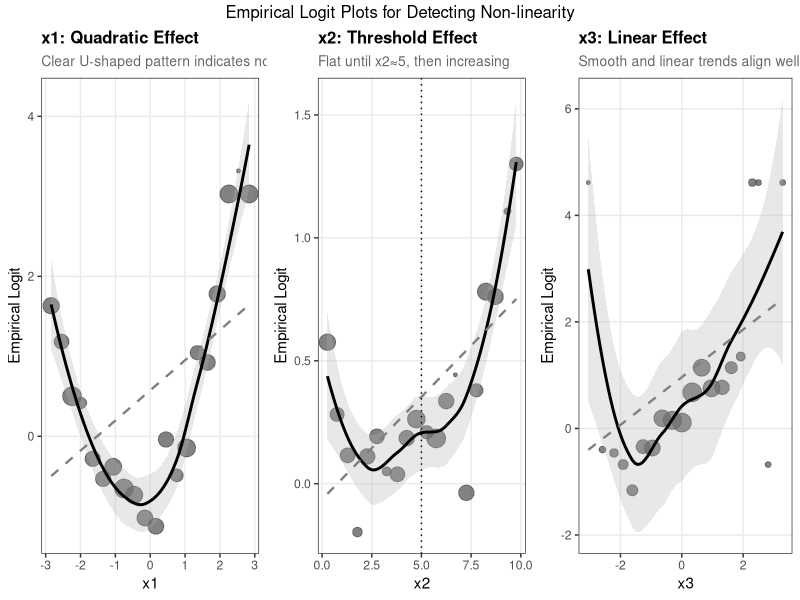
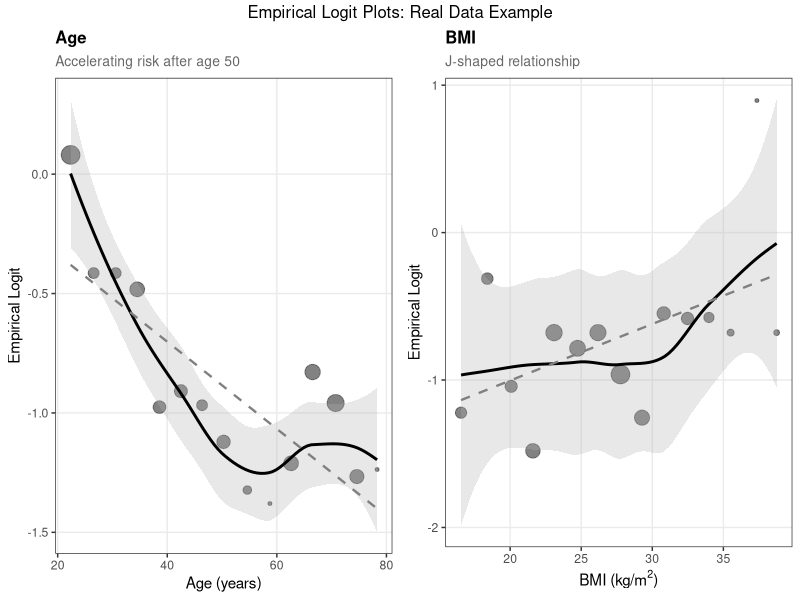
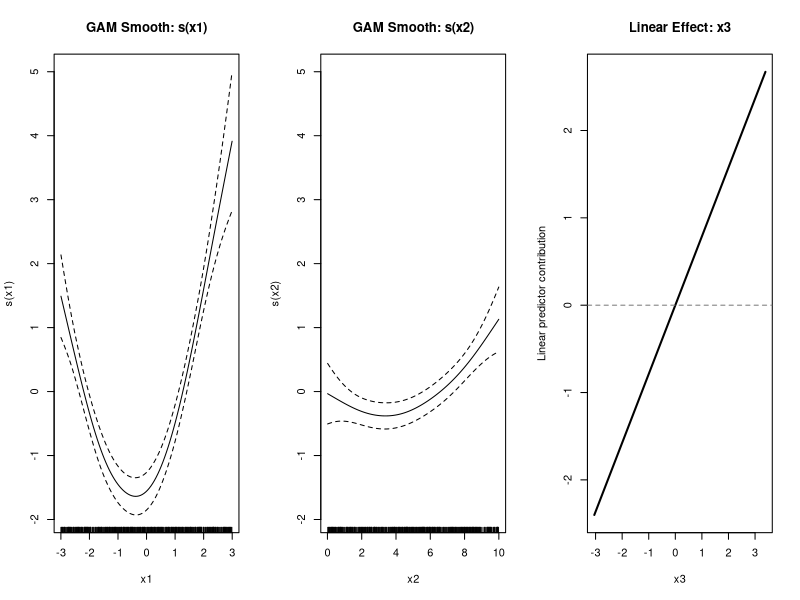
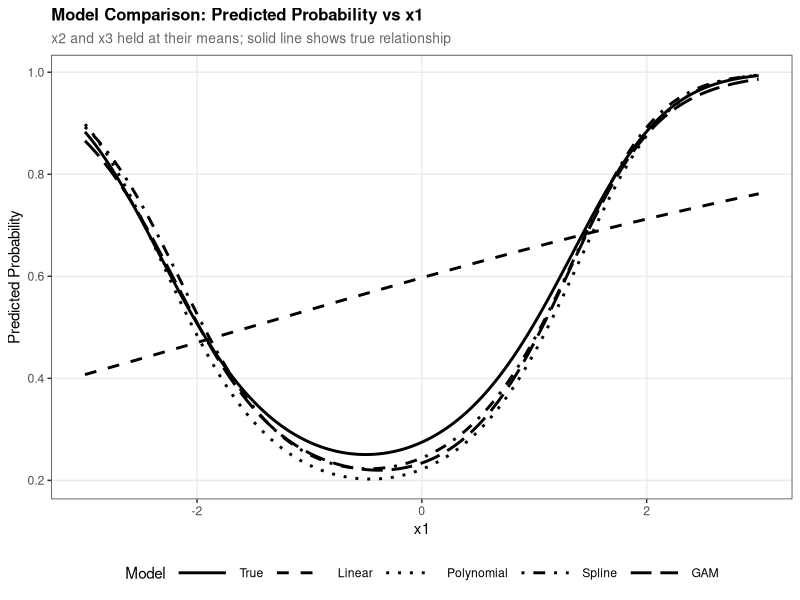
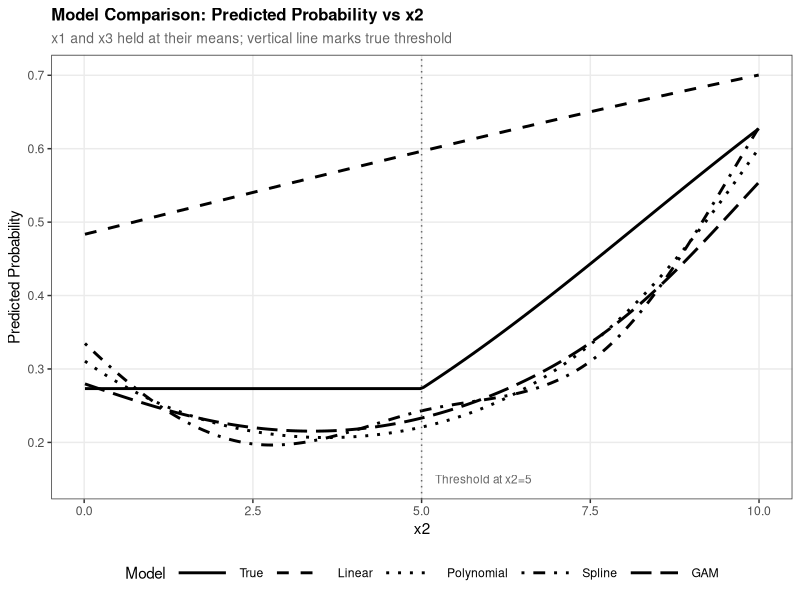
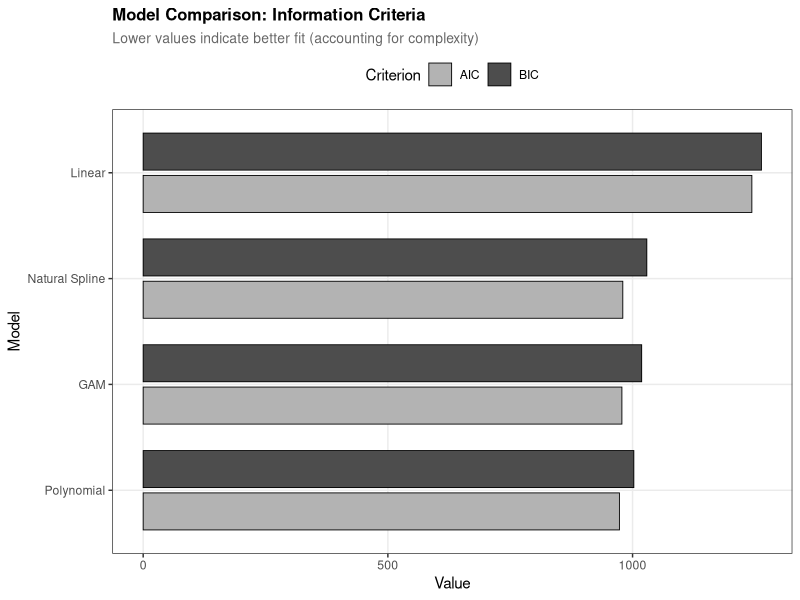
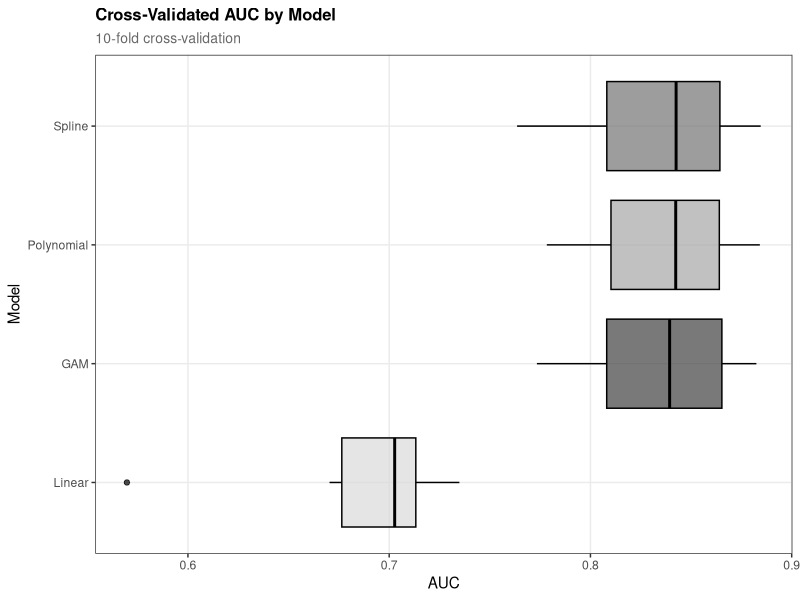
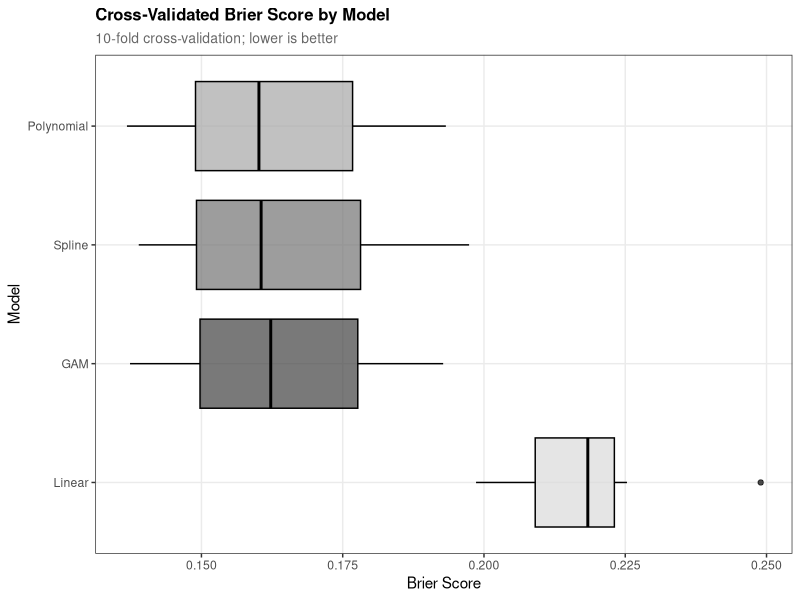

Generate these figures, in order, with R:
# ============================================================================
# Chapter 7: Non-linearity in Predictors
# R Code for Figures and Analysis
#
# This script generates all figures and outputs for Chapter 7
# Required packages: tidyverse, splines, mgcv, pROC, ggplot2, gridExtra
# ============================================================================
# Load required packages
library(tidyverse)
library(splines)
library(mgcv)
library(pROC)
library(ggplot2)
library(gridExtra)
# Set seed for reproducibility
set.seed(123)
# Create output directories if they don't exist
if (!dir.exists("figures")) dir.create("figures")
if (!dir.exists("output")) dir.create("output")
# Set ggplot B&W theme for consistency
theme_set(theme_bw(base_size = 11) +
            theme(
              panel.grid.minor = element_blank(),
              plot.title = element_text(face = "bold", size = 12),
              plot.subtitle = element_text(size = 10, color = "grey40"),
              legend.position = "right",
              strip.background = element_rect(fill = "grey95"),
              strip.text = element_text(face = "bold")
            ))
cat("\n=======================================================\n")
cat("CHAPTER 7: NON-LINEARITY IN PREDICTORS\n")
cat("=======================================================\n\n")
# ============================================================================
# Section 7.2: Simulated Data with Non-linear Effects
# ============================================================================
cat("Creating simulated data with non-linear effects...\n")
n <- 1000
# Generate predictors
x1 <- runif(n, -3, 3)       # Will have quadratic effect
x2 <- runif(n, 0, 10)       # Will have threshold effect
x3 <- rnorm(n)              # Will have linear effect
# Create non-linear relationships:
# x1: quadratic (U-shaped)
# x2: threshold effect (flat until x2=5, then linear increase)
# x3: simple linear
linear_pred <- -1 + 0.5 * x1 + 0.5 * x1^2 + 0.3 * pmax(0, x2 - 5) + 0.7 * x3
prob <- plogis(linear_pred)
y <- rbinom(n, 1, prob)
# Create data frame
nonlin_data <- data.frame(y = y, x1 = x1, x2 = x2, x3 = x3)
# Save data summary
sink("output/data_summary.txt")
cat("=== Simulated Data Summary ===\n\n")
cat("Sample size:", n, "\n")
cat("Event rate:", round(mean(y), 3), "\n\n")
cat("True model:\n")
cat("  logit(p) = -1 + 0.5*x1 + 0.5*x1^2 + 0.3*max(0, x2-5) + 0.7*x3\n\n")
cat("Non-linear effects:\n")
cat("  x1: Quadratic (U-shaped) relationship\n")
cat("  x2: Threshold effect (flat until x2=5, then linear)\n")
cat("  x3: Linear relationship\n\n")
cat("Predictor ranges:\n")
cat("  x1:", round(min(x1), 2), "to", round(max(x1), 2), "\n")
cat("  x2:", round(min(x2), 2), "to", round(max(x2), 2), "\n")
cat("  x3:", round(min(x3), 2), "to", round(max(x3), 2), "\n")
sink()
# ============================================================================
# Section 7.3: Fit Linear Model (Misspecified)
# ============================================================================
cat("Fitting misspecified linear model...\n")
linear_model <- glm(y ~ x1 + x2 + x3,
                    family = binomial(link = "logit"),
                    data = nonlin_data)
sink("output/linear_model.txt")
cat("=== Misspecified Linear Model ===\n\n")
print(summary(linear_model))
cat("\nAIC:", round(AIC(linear_model), 2), "\n")
sink()
# ============================================================================
# Section 7.4: Detecting Non-linearity - Empirical Logit Plots
# ============================================================================
cat("Creating empirical logit plots...\n")
# Function to create empirical logit data
create_empirical_logit <- function(data, x_var, y_var, n_bins = 20) {
  data$bin <- cut(data[[x_var]], breaks = n_bins)
  bin_summary <- data %>%
    group_by(bin) %>%
    summarise(
      x_mean = mean(.data[[x_var]]),
      p = mean(.data[[y_var]]),
      n = n(),
      .groups = "drop"
    ) %>%
    mutate(
      empirical_logit = log((p + 0.01) / (1.01 - p))
    ) %>%
    filter(!is.na(bin))
  return(bin_summary)
}
# Create empirical logit data for each predictor
emp_logit_x1 <- create_empirical_logit(nonlin_data, "x1", "y", n_bins = 20)
emp_logit_x2 <- create_empirical_logit(nonlin_data, "x2", "y", n_bins = 20)
emp_logit_x3 <- create_empirical_logit(nonlin_data, "x3", "y", n_bins = 20)
# Figure 7.1: Empirical logit plots
p1 <- ggplot(emp_logit_x1, aes(x = x_mean, y = empirical_logit)) +
  geom_point(aes(size = n), colour = "grey30", alpha = 0.7) +
  geom_smooth(method = "loess", se = TRUE, colour = "black", fill = "grey70",
              alpha = 0.3, linewidth = 1) +
  geom_smooth(method = "lm", se = FALSE, colour = "grey50", linetype = "dashed",
              linewidth = 0.8) +
  labs(title = "x1: Quadratic Effect",
       subtitle = "Clear U-shaped pattern indicates non-linearity",
       x = "x1", y = "Empirical Logit") +
  theme(legend.position = "none")
p2 <- ggplot(emp_logit_x2, aes(x = x_mean, y = empirical_logit)) +
  geom_point(aes(size = n), colour = "grey30", alpha = 0.7) +
  geom_smooth(method = "loess", se = TRUE, colour = "black", fill = "grey70",
              alpha = 0.3, linewidth = 1) +
  geom_smooth(method = "lm", se = FALSE, colour = "grey50", linetype = "dashed",
              linewidth = 0.8) +
  geom_vline(xintercept = 5, linetype = "dotted", colour = "black") +
  labs(title = "x2: Threshold Effect",
       subtitle = "Flat until x2\u22485, then increasing",
       x = "x2", y = "Empirical Logit") +
  theme(legend.position = "none")
p3 <- ggplot(emp_logit_x3, aes(x = x_mean, y = empirical_logit)) +
  geom_point(aes(size = n), colour = "grey30", alpha = 0.7) +
  geom_smooth(method = "loess", se = TRUE, colour = "black", fill = "grey70",
              alpha = 0.3, linewidth = 1) +
  geom_smooth(method = "lm", se = FALSE, colour = "grey50", linetype = "dashed",
              linewidth = 0.8) +
  labs(title = "x3: Linear Effect",
       subtitle = "Smooth and linear trends align well",
       x = "x3", y = "Empirical Logit") +
  theme(legend.position = "none")
fig7_1 <- grid.arrange(p1, p2, p3, ncol = 3,
                       top = "Empirical Logit Plots for Detecting Non-linearity")
ggsave("figures/fig7_1_empirical_logit.jpeg", fig7_1, width = 12, height = 4,
       dpi = 300, device = "jpeg")
cat("Saved: figures/fig7_1_empirical_logit.jpeg\n")
# ============================================================================
# Section 7.5: Statistical Tests for Non-linearity
# ============================================================================
cat("Testing for non-linearity...\n")
# Fit model with quadratic terms
quad_model <- glm(y ~ x1 + I(x1^2) + x2 + I(x2^2) + x3 + I(x3^2),
                  family = binomial(link = "logit"),
                  data = nonlin_data)
# Likelihood ratio test
lrt <- anova(linear_model, quad_model, test = "Chisq")
sink("output/nonlinearity_tests.txt")
cat("=== Statistical Tests for Non-linearity ===\n\n")
cat("--- Quadratic Model ---\n")
print(summary(quad_model))
cat("\n\n--- Likelihood Ratio Test: Linear vs Quadratic ---\n")
print(lrt)
cat("\n\nIndividual quadratic term significance:\n")
quad_coef <- summary(quad_model)$coefficients
cat("  x1^2: p =", format(quad_coef["I(x1^2)", "Pr(>|z|)"], digits = 4),
    ifelse(quad_coef["I(x1^2)", "Pr(>|z|)"] < 0.05, "(significant)", "(not significant)"), "\n")
cat("  x2^2: p =", format(quad_coef["I(x2^2)", "Pr(>|z|)"], digits = 4),
    ifelse(quad_coef["I(x2^2)", "Pr(>|z|)"] < 0.05, "(significant)", "(not significant)"), "\n")
cat("  x3^2: p =", format(quad_coef["I(x3^2)", "Pr(>|z|)"], digits = 4),
    ifelse(quad_coef["I(x3^2)", "Pr(>|z|)"] < 0.05, "(significant)", "(not significant)"), "\n")
sink()
# ============================================================================
# Section 7.6: Modeling Non-linearity - Polynomial Terms
# ============================================================================
cat("Fitting polynomial models...\n")
# Polynomial model (degree 2)
poly_model <- glm(y ~ poly(x1, 2, raw = TRUE) + poly(x2, 2, raw = TRUE) + x3,
                  family = binomial(link = "logit"),
                  data = nonlin_data)
sink("output/polynomial_model.txt")
cat("=== Polynomial Model (Degree 2) ===\n\n")
print(summary(poly_model))
cat("\nAIC:", round(AIC(poly_model), 2), "\n")
cat("AIC improvement over linear:", round(AIC(linear_model) - AIC(poly_model), 2), "\n")
sink()
# ============================================================================
# Section 7.7: Modeling Non-linearity - Splines
# ============================================================================
cat("Fitting spline models...\n")
# Natural splines
ns_model <- glm(y ~ ns(x1, df = 4) + ns(x2, df = 4) + x3,
                family = binomial(link = "logit"),
                data = nonlin_data)
sink("output/spline_model.txt")
cat("=== Natural Spline Model (df = 4) ===\n\n")
print(summary(ns_model))
cat("\nAIC:", round(AIC(ns_model), 2), "\n")
cat("AIC improvement over linear:", round(AIC(linear_model) - AIC(ns_model), 2), "\n")
sink()
# ============================================================================
# Section 7.8: Modeling Non-linearity - GAMs
# ============================================================================
cat("Fitting GAM model...\n")
# GAM model
gam_model <- gam(y ~ s(x1) + s(x2) + x3,
                 family = binomial(link = "logit"),
                 data = nonlin_data)
sink("output/gam_model.txt")
cat("=== Generalized Additive Model ===\n\n")
print(summary(gam_model))
cat("\nAIC:", round(AIC(gam_model), 2), "\n")
cat("AIC improvement over linear:", round(AIC(linear_model) - AIC(gam_model), 2), "\n")
cat("\nEffective degrees of freedom:\n")
cat("  s(x1):", round(sum(gam_model$edf[1]), 2), "\n")
cat("  s(x2):", round(sum(gam_model$edf[2]), 2), "\n")
sink()
# Figure 7.2: GAM smooth functions
jpeg("figures/fig7_2_gam_smooths.jpeg", width = 12, height = 4, units = "in", res = 300)
par(mfrow = c(1, 3))
plot(gam_model, shade = TRUE, shade.col = "grey80",
     select = 1, main = "GAM Smooth: s(x1)", ylab = "s(x1)")
plot(gam_model, shade = TRUE, shade.col = "grey80",
     select = 2, main = "GAM Smooth: s(x2)", ylab = "s(x2)")
# For x3 (linear), create a simple plot
x3_range <- seq(min(nonlin_data$x3), max(nonlin_data$x3), length.out = 100)
x3_effect <- coef(gam_model)["x3"] * x3_range
plot(x3_range, x3_effect, type = "l", lwd = 2, col = "black",
     main = "Linear Effect: x3", xlab = "x3", ylab = "Linear predictor contribution")
abline(h = 0, lty = 2, col = "grey50")
par(mfrow = c(1, 1))
dev.off()
cat("Saved: figures/fig7_2_gam_smooths.jpeg\n")
# ============================================================================
# Section 7.9: Model Comparison - Predicted Curves
# ============================================================================
cat("Creating model comparison plots...\n")
# Create prediction data for x1 (varying x1, holding x2 and x3 at means)
new_data_x1 <- data.frame(
  x1 = seq(min(nonlin_data$x1), max(nonlin_data$x1), length.out = 200),
  x2 = mean(nonlin_data$x2),
  x3 = mean(nonlin_data$x3)
)
# Get predictions from each model
new_data_x1$Linear <- predict(linear_model, newdata = new_data_x1, type = "response")
new_data_x1$Polynomial <- predict(poly_model, newdata = new_data_x1, type = "response")
new_data_x1$Spline <- predict(ns_model, newdata = new_data_x1, type = "response")
new_data_x1$GAM <- predict(gam_model, newdata = new_data_x1, type = "response")
# Calculate true probabilities
new_data_x1$True <- plogis(-1 + 0.5 * new_data_x1$x1 + 0.5 * new_data_x1$x1^2 +
                             0.3 * pmax(0, new_data_x1$x2 - 5) + 0.7 * new_data_x1$x3)
# Reshape for plotting
pred_long_x1 <- new_data_x1 %>%
  pivot_longer(cols = c(Linear, Polynomial, Spline, GAM, True),
               names_to = "Model", values_to = "Probability") %>%
  mutate(Model = factor(Model, levels = c("True", "Linear", "Polynomial", "Spline", "GAM")))
# Figure 7.3: Model comparison for x1
fig7_3 <- ggplot(pred_long_x1, aes(x = x1, y = Probability, linetype = Model)) +
  geom_line(linewidth = 1, colour = "black") +
  scale_linetype_manual(values = c("True" = "solid", "Linear" = "dashed",
                                   "Polynomial" = "dotted", "Spline" = "dotdash",
                                   "GAM" = "longdash")) +
  labs(title = "Model Comparison: Predicted Probability vs x1",
       subtitle = "x2 and x3 held at their means; solid line shows true relationship",
       x = "x1", y = "Predicted Probability") +
  theme(legend.position = "bottom",
        legend.key.width = unit(1.5, "cm"))
ggsave("figures/fig7_3_model_comparison_x1.jpeg", fig7_3, width = 8, height = 5,
       dpi = 300, device = "jpeg")
cat("Saved: figures/fig7_3_model_comparison_x1.jpeg\n")
# Create prediction data for x2 (varying x2, holding x1 and x3 at means)
new_data_x2 <- data.frame(
  x1 = mean(nonlin_data$x1),
  x2 = seq(min(nonlin_data$x2), max(nonlin_data$x2), length.out = 200),
  x3 = mean(nonlin_data$x3)
)
# Get predictions from each model
new_data_x2$Linear <- predict(linear_model, newdata = new_data_x2, type = "response")
new_data_x2$Polynomial <- predict(poly_model, newdata = new_data_x2, type = "response")
new_data_x2$Spline <- predict(ns_model, newdata = new_data_x2, type = "response")
new_data_x2$GAM <- predict(gam_model, newdata = new_data_x2, type = "response")
# Calculate true probabilities
new_data_x2$True <- plogis(-1 + 0.5 * new_data_x2$x1 + 0.5 * new_data_x2$x1^2 +
                             0.3 * pmax(0, new_data_x2$x2 - 5) + 0.7 * new_data_x2$x3)
# Reshape for plotting
pred_long_x2 <- new_data_x2 %>%
  pivot_longer(cols = c(Linear, Polynomial, Spline, GAM, True),
               names_to = "Model", values_to = "Probability") %>%
  mutate(Model = factor(Model, levels = c("True", "Linear", "Polynomial", "Spline", "GAM")))
# Figure 7.4: Model comparison for x2
fig7_4 <- ggplot(pred_long_x2, aes(x = x2, y = Probability, linetype = Model)) +
  geom_line(linewidth = 1, colour = "black") +
  geom_vline(xintercept = 5, linetype = "dotted", colour = "grey40") +
  scale_linetype_manual(values = c("True" = "solid", "Linear" = "dashed",
                                   "Polynomial" = "dotted", "Spline" = "dotdash",
                                   "GAM" = "longdash")) +
  annotate("text", x = 5.2, y = 0.15, label = "Threshold at x2=5",
           hjust = 0, size = 3, colour = "grey40") +
  labs(title = "Model Comparison: Predicted Probability vs x2",
       subtitle = "x1 and x3 held at their means; vertical line marks true threshold",
       x = "x2", y = "Predicted Probability") +
  theme(legend.position = "bottom",
        legend.key.width = unit(1.5, "cm"))
ggsave("figures/fig7_4_model_comparison_x2.jpeg", fig7_4, width = 8, height = 5,
       dpi = 300, device = "jpeg")
cat("Saved: figures/fig7_4_model_comparison_x2.jpeg\n")
# ============================================================================
# Section 7.10: Model Comparison - Information Criteria
# ============================================================================
cat("Comparing models using information criteria...\n")
# Create model comparison table
model_comparison <- data.frame(
  Model = c("Linear", "Polynomial", "Natural Spline", "GAM"),
  AIC = c(AIC(linear_model), AIC(poly_model), AIC(ns_model), AIC(gam_model)),
  BIC = c(BIC(linear_model), BIC(poly_model), BIC(ns_model), BIC(gam_model)),
  Deviance = c(deviance(linear_model), deviance(poly_model),
               deviance(ns_model), deviance(gam_model)),
  DF = c(linear_model$df.residual, poly_model$df.residual,
         ns_model$df.residual, gam_model$df.residual)
)
model_comparison <- model_comparison %>%
  mutate(
    Delta_AIC = AIC - min(AIC),
    Delta_BIC = BIC - min(BIC)
  ) %>%
  arrange(AIC)
sink("output/model_comparison.txt")
cat("=== Model Comparison: Information Criteria ===\n\n")
print(model_comparison, row.names = FALSE)
cat("\n\nInterpretation:\n")
cat("- Delta_AIC/BIC: Difference from best model (lower is better)\n")
cat("- Delta > 2: Some evidence against model\n")
cat("- Delta > 10: Strong evidence against model\n")
sink()
# Figure 7.5: AIC/BIC comparison
ic_long <- model_comparison %>%
  select(Model, AIC, BIC) %>%
  pivot_longer(cols = c(AIC, BIC), names_to = "Criterion", values_to = "Value")
fig7_5 <- ggplot(ic_long, aes(x = reorder(Model, Value), y = Value, fill = Criterion)) +
  geom_col(position = position_dodge(width = 0.8), width = 0.7,
           colour = "black", linewidth = 0.3) +
  scale_fill_manual(values = c("AIC" = "grey70", "BIC" = "grey30")) +
  coord_flip() +
  labs(title = "Model Comparison: Information Criteria",
       subtitle = "Lower values indicate better fit (accounting for complexity)",
       x = "Model", y = "Value") +
  theme(legend.position = "top")
ggsave("figures/fig7_5_information_criteria.jpeg", fig7_5, width = 8, height = 5,
       dpi = 300, device = "jpeg")
cat("Saved: figures/fig7_5_information_criteria.jpeg\n")
# ============================================================================
# Section 7.11: Cross-Validation Performance
# ============================================================================
cat("Performing cross-validation...\n")
set.seed(456)
k <- 10  # Number of folds
folds <- sample(rep(1:k, length.out = n))
# Storage for results
cv_results <- data.frame(
  Fold = integer(),
  Model = character(),
  AUC = numeric(),
  Brier = numeric()
)
# Cross-validation loop
for (fold in 1:k) {
  train_idx <- which(folds != fold)
  test_idx <- which(folds == fold)
  train_data <- nonlin_data[train_idx, ]
  test_data <- nonlin_data[test_idx, ]
  # Fit models
  cv_linear <- glm(y ~ x1 + x2 + x3, family = binomial, data = train_data)
  cv_poly <- glm(y ~ poly(x1, 2, raw = TRUE) + poly(x2, 2, raw = TRUE) + x3,
                 family = binomial, data = train_data)
  cv_ns <- glm(y ~ ns(x1, df = 4) + ns(x2, df = 4) + x3,
               family = binomial, data = train_data)
  cv_gam <- gam(y ~ s(x1) + s(x2) + x3, family = binomial, data = train_data)
  # Predictions
  pred_linear <- predict(cv_linear, newdata = test_data, type = "response")
  pred_poly <- predict(cv_poly, newdata = test_data, type = "response")
  pred_ns <- predict(cv_ns, newdata = test_data, type = "response")
  pred_gam <- predict(cv_gam, newdata = test_data, type = "response")
  # Calculate metrics
  y_test <- test_data$y
  # AUC
  auc_linear <- as.numeric(auc(roc(y_test, pred_linear, quiet = TRUE)))
  auc_poly <- as.numeric(auc(roc(y_test, pred_poly, quiet = TRUE)))
  auc_ns <- as.numeric(auc(roc(y_test, pred_ns, quiet = TRUE)))
  auc_gam <- as.numeric(auc(roc(y_test, pred_gam, quiet = TRUE)))
  # Brier score
  brier_linear <- mean((pred_linear - y_test)^2)
  brier_poly <- mean((pred_poly - y_test)^2)
  brier_ns <- mean((pred_ns - y_test)^2)
  brier_gam <- mean((pred_gam - y_test)^2)
  # Store results
  cv_results <- rbind(cv_results, data.frame(
    Fold = fold,
    Model = c("Linear", "Polynomial", "Spline", "GAM"),
    AUC = c(auc_linear, auc_poly, auc_ns, auc_gam),
    Brier = c(brier_linear, brier_poly, brier_ns, brier_gam)
  ))
}
# Summarize CV results
cv_summary <- cv_results %>%
  group_by(Model) %>%
  summarise(
    Mean_AUC = mean(AUC),
    SD_AUC = sd(AUC),
    Mean_Brier = mean(Brier),
    SD_Brier = sd(Brier),
    .groups = "drop"
  ) %>%
  arrange(desc(Mean_AUC))
sink("output/cv_results.txt")
cat("=== Cross-Validation Results (", k, "-fold) ===\n\n", sep = "")
cat("Summary:\n")
print(as.data.frame(cv_summary), row.names = FALSE)
cat("\n\nDetailed results by fold:\n")
cv_wide <- cv_results %>%
  pivot_wider(names_from = Model, values_from = c(AUC, Brier))
print(as.data.frame(cv_wide))
sink()
# Figure 7.6: CV AUC boxplot
# Create ordered factor for consistent greyscale assignment
cv_results$Model_ordered <- factor(cv_results$Model,
                                   levels = c("Linear", "Polynomial", "Spline", "GAM"))
fig7_6 <- ggplot(cv_results, aes(x = reorder(Model, AUC, FUN = median), y = AUC,
                                 fill = Model_ordered)) +
  geom_boxplot(alpha = 0.7, colour = "black") +
  scale_fill_manual(values = c("Linear" = "grey85", "Polynomial" = "grey65",
                               "Spline" = "grey45", "GAM" = "grey25")) +
  labs(title = "Cross-Validated AUC by Model",
       subtitle = paste0(k, "-fold cross-validation"),
       x = "Model", y = "AUC") +
  theme(legend.position = "none") +
  coord_flip()
ggsave("figures/fig7_6_cv_auc.jpeg", fig7_6, width = 8, height = 5,
       dpi = 300, device = "jpeg")
cat("Saved: figures/fig7_6_cv_auc.jpeg\n")
# Figure 7.7: CV Brier score boxplot
fig7_7 <- ggplot(cv_results, aes(x = reorder(Model, -Brier, FUN = median), y = Brier,
                                 fill = Model_ordered)) +
  geom_boxplot(alpha = 0.7, colour = "black") +
  scale_fill_manual(values = c("Linear" = "grey85", "Polynomial" = "grey65",
                               "Spline" = "grey45", "GAM" = "grey25")) +
  labs(title = "Cross-Validated Brier Score by Model",
       subtitle = paste0(k, "-fold cross-validation; lower is better"),
       x = "Model", y = "Brier Score") +
  theme(legend.position = "none") +
  coord_flip()
ggsave("figures/fig7_7_cv_brier.jpeg", fig7_7, width = 8, height = 5,
       dpi = 300, device = "jpeg")
cat("Saved: figures/fig7_7_cv_brier.jpeg\n")
# ============================================================================
# Section 7.12: Real Data Example - Age and Disease Risk
# ============================================================================
cat("Creating real data example...\n")
# Create a realistic medical dataset with non-linear age effect
set.seed(789)
n_real <- 800
age <- round(runif(n_real, 20, 80))
bmi <- round(rnorm(n_real, mean = 26, sd = 5), 1)
bmi <- pmax(16, pmin(bmi, 45))  # Constrain to realistic range
# Non-linear age effect: risk increases slowly until ~50, then accelerates
age_effect <- -0.02 * (age - 50) + 0.001 * (age - 50)^2
# BMI has a J-shaped relationship (risk at low and high BMI)
bmi_effect <- 0.05 * (bmi - 25)^2 / 100
# Generate outcome
linear_pred_real <- -2 + age_effect + 0.03 * bmi + bmi_effect
prob_real <- plogis(linear_pred_real)
disease <- rbinom(n_real, 1, prob_real)
real_data <- data.frame(
  disease = disease,
  age = age,
  bmi = bmi
)
# Fit models
real_linear <- glm(disease ~ age + bmi, family = binomial, data = real_data)
real_poly <- glm(disease ~ poly(age, 2, raw = TRUE) + poly(bmi, 2, raw = TRUE),
                 family = binomial, data = real_data)
real_ns <- glm(disease ~ ns(age, df = 4) + ns(bmi, df = 4),
               family = binomial, data = real_data)
real_gam <- gam(disease ~ s(age) + s(bmi), family = binomial, data = real_data)
# Save results
sink("output/real_data_results.txt")
cat("=== Real Data Example: Age and Disease Risk ===\n\n")
cat("Sample size:", n_real, "\n")
cat("Disease prevalence:", round(mean(disease), 3), "\n\n")
cat("--- Linear Model ---\n")
print(summary(real_linear))
cat("\n\n--- GAM Model ---\n")
print(summary(real_gam))
cat("\n\nModel Comparison:\n")
cat("Linear AIC:", round(AIC(real_linear), 2), "\n")
cat("Polynomial AIC:", round(AIC(real_poly), 2), "\n")
cat("Natural Spline AIC:", round(AIC(real_ns), 2), "\n")
cat("GAM AIC:", round(AIC(real_gam), 2), "\n")
sink()
# Figure 7.8: Empirical logit plots for real data
emp_logit_age <- create_empirical_logit(real_data, "age", "disease", n_bins = 15)
emp_logit_bmi <- create_empirical_logit(real_data, "bmi", "disease", n_bins = 15)
p_age <- ggplot(emp_logit_age, aes(x = x_mean, y = empirical_logit)) +
  geom_point(aes(size = n), colour = "grey30", alpha = 0.7) +
  geom_smooth(method = "loess", se = TRUE, colour = "black", fill = "grey70",
              alpha = 0.3, linewidth = 1) +
  geom_smooth(method = "lm", se = FALSE, colour = "grey50", linetype = "dashed",
              linewidth = 0.8) +
  labs(title = "Age",
       subtitle = "Accelerating risk after age 50",
       x = "Age (years)", y = "Empirical Logit") +
  theme(legend.position = "none")
p_bmi <- ggplot(emp_logit_bmi, aes(x = x_mean, y = empirical_logit)) +
  geom_point(aes(size = n), colour = "grey30", alpha = 0.7) +
  geom_smooth(method = "loess", se = TRUE, colour = "black", fill = "grey70",
              alpha = 0.3, linewidth = 1) +
  geom_smooth(method = "lm", se = FALSE, colour = "grey50", linetype = "dashed",
              linewidth = 0.8) +
  labs(title = "BMI",
       subtitle = "J-shaped relationship",
       x = expression("BMI (kg/" * m^2 * ")"), y = "Empirical Logit") +
  theme(legend.position = "none")
fig7_8 <- grid.arrange(p_age, p_bmi, ncol = 2,
                       top = "Empirical Logit Plots: Real Data Example")
ggsave("figures/fig7_8_real_data_empirical_logit.jpeg", fig7_8, width = 10, height = 4,
       dpi = 300, device = "jpeg")
cat("Saved: figures/fig7_8_real_data_empirical_logit.jpeg\n")
# Figure 7.9: GAM smooth functions for real data
jpeg("figures/fig7_9_real_data_gam.jpeg", width = 10, height = 4, units = "in", res = 300)
par(mfrow = c(1, 2))
plot(real_gam, shade = TRUE, shade.col = "grey80",
     select = 1, main = "GAM Smooth: Age Effect", xlab = "Age (years)")
plot(real_gam, shade = TRUE, shade.col = "grey80",
     select = 2, main = "GAM Smooth: BMI Effect", xlab = expression("BMI (kg/" * m^2 * ")"))
par(mfrow = c(1, 1))
dev.off()
cat("Saved: figures/fig7_9_real_data_gam.jpeg\n")
# Figure 7.10: Model predictions for age
new_age <- data.frame(
  age = seq(20, 80, length.out = 100),
  bmi = mean(real_data$bmi)
)
new_age$Linear <- predict(real_linear, newdata = new_age, type = "response")
new_age$Polynomial <- predict(real_poly, newdata = new_age, type = "response")
new_age$Spline <- predict(real_ns, newdata = new_age, type = "response")
new_age$GAM <- predict(real_gam, newdata = new_age, type = "response")
pred_age_long <- new_age %>%
  pivot_longer(cols = c(Linear, Polynomial, Spline, GAM),
               names_to = "Model", values_to = "Probability")
fig7_10 <- ggplot(pred_age_long, aes(x = age, y = Probability, linetype = Model)) +
  geom_line(linewidth = 1, colour = "black") +
  scale_linetype_manual(values = c("Linear" = "dashed", "Polynomial" = "dotted",
                                   "Spline" = "dotdash", "GAM" = "longdash")) +
  labs(title = "Predicted Disease Probability by Age",
       subtitle = "BMI held at mean; non-linear models capture accelerating risk",
       x = "Age (years)", y = "Predicted Probability") +
  theme(legend.position = "bottom",
        legend.key.width = unit(1.5, "cm"))
ggsave("figures/fig7_10_real_data_predictions.jpeg", fig7_10, width = 8, height = 5,
       dpi = 300, device = "jpeg")
cat("Saved: figures/fig7_10_real_data_predictions.jpeg\n")
# ============================================================================
# Section 7.13: Summary Statistics
# ============================================================================
sink("output/chapter7_summary.txt")
cat("=== Chapter 7 Summary: Non-linearity in Predictors ===\n\n")
cat("SIMULATED DATA RESULTS:\n")
cat("-" , rep("-", 50), "\n", sep = "")
cat("True model: quadratic x1, threshold x2, linear x3\n\n")
cat("Model AIC comparison:\n")
cat("  Linear:     ", round(AIC(linear_model), 2), "\n")
cat("  Polynomial: ", round(AIC(poly_model), 2), " (improvement:", round(AIC(linear_model) - AIC(poly_model), 1), ")\n")
cat("  Spline:     ", round(AIC(ns_model), 2), " (improvement:", round(AIC(linear_model) - AIC(ns_model), 1), ")\n")
cat("  GAM:        ", round(AIC(gam_model), 2), " (improvement:", round(AIC(linear_model) - AIC(gam_model), 1), ")\n\n")
cat("Cross-validated AUC:\n")
for (i in 1:nrow(cv_summary)) {
  cat("  ", cv_summary$Model[i], ": ", round(cv_summary$Mean_AUC[i], 4),
      " (SD: ", round(cv_summary$SD_AUC[i], 4), ")\n", sep = "")
}
cat("\n\nREAL DATA RESULTS:\n")
cat("-" , rep("-", 50), "\n", sep = "")
cat("Disease prevalence:", round(mean(disease), 3), "\n\n")
cat("Model AIC comparison:\n")
cat("  Linear:     ", round(AIC(real_linear), 2), "\n")
cat("  Polynomial: ", round(AIC(real_poly), 2), "\n")
cat("  Spline:     ", round(AIC(real_ns), 2), "\n")
cat("  GAM:        ", round(AIC(real_gam), 2), "\n")
sink()
# ============================================================================
# Completion message
# ============================================================================
cat("\n========================================\n")
cat("Chapter 7 R code execution complete!\n")
cat("========================================\n\n")
cat("Figures saved to 'figures/' directory:\n")
cat("  - fig7_1_empirical_logit.jpeg\n")
cat("  - fig7_2_gam_smooths.jpeg\n")
cat("  - fig7_3_model_comparison_x1.jpeg\n")
cat("  - fig7_4_model_comparison_x2.jpeg\n")
cat("  - fig7_5_information_criteria.jpeg\n")
cat("  - fig7_6_cv_auc.jpeg\n")
cat("  - fig7_7_cv_brier.jpeg\n")
cat("  - fig7_8_real_data_empirical_logit.jpeg\n")
cat("  - fig7_9_real_data_gam.jpeg\n")
cat("  - fig7_10_real_data_predictions.jpeg\n\n")
cat("Output files saved to 'output/' directory:\n")
cat("  - data_summary.txt\n")
cat("  - linear_model.txt\n")
cat("  - nonlinearity_tests.txt\n")
cat("  - polynomial_model.txt\n")
cat("  - spline_model.txt\n")
cat("  - gam_model.txt\n")
cat("  - model_comparison.txt\n")
cat("  - cv_results.txt\n")
cat("  - real_data_results.txt\n")
cat("  - chapter7_summary.txt\n")
